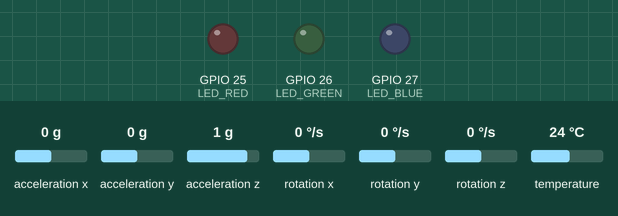
Recording of a sketch running on a simulated ESP32. On the bench: output pins drawn as LEDs (lit = HIGH). Dashed ring = blinking. Inputs (shaded band) come from the test bench; at power-on: acceleration x 0 g, rotation x 0 °/s, acceleration y 0 g, acceleration z 1 g, rotation y 0 °/s, rotation z 0 °/s, temperature 24 °C. Random numbers use the default seed unless the sketch sets one; what the sketch prints to the serial monitor is not drawn.

Above: at 2.8 s.
2.9 s: acceleration x set to -1.1 g
At 4.34 s:
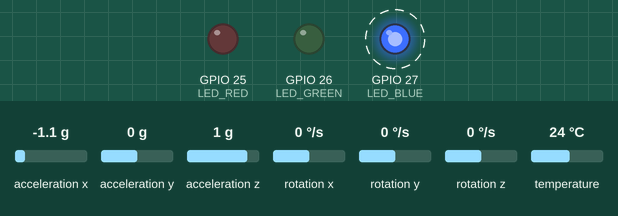
5.9 s: acceleration x set to -1.4 g
At 8.8 s:
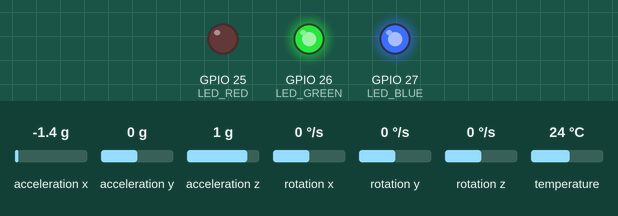
8.9 s: rotation x set to -110 °/s
11.9 s: rotation x set to -120 °/s
14.9 s: rotation x set to -104 °/s
At 18.8 s:
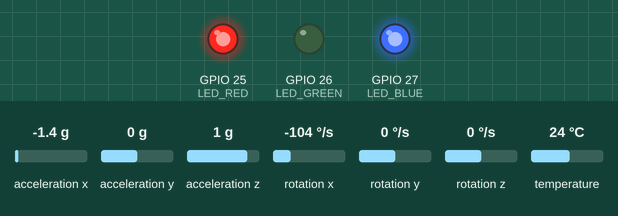
Timing chart, 0 to 25.4 s (numbered marks = the images above; inputs shaded):
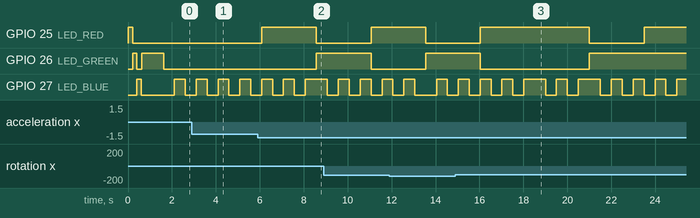

The sketch:

sketch.ino
```cpp
// ============================================
// TinyML Gesture Recognition - Wokwi Demo
// Hardware: ESP32 + MPU6050 IMU
// ============================================

#include <Wire.h>
#include <Adafruit_MPU6050.h>
#include <Adafruit_Sensor.h>

// For real deployment, include:
// #include <TensorFlowLite_ESP32.h>
// #include "model.h"

Adafruit_MPU6050 mpu;

// Configuration
#define SAMPLE_RATE_HZ 50
#define WINDOW_SIZE 100
#define NUM_AXES 6  // Ax, Ay, Az, Gx, Gy, Gz

// LED pins for gesture indication
#define LED_RED 25
#define LED_GREEN 26
#define LED_BLUE 27

// Data buffer
float sensorBuffer[WINDOW_SIZE][NUM_AXES];
int bufferIndex = 0;
bool bufferFull = false;

// Gesture labels
const char* gestures[] = {
  "GRASP", "RELEASE", "SLIDE_DOWN", "SLIDE_LEFT",
  "SLIDE_RIGHT", "SLIDE_UP", "STATIC", "NONE"
};

// ============================================
// Setup
// ============================================
void setup() {
  Serial.begin(115200);
  while (!Serial) delay(10);

  Serial.println("================================");
  Serial.println("TinyML Gesture Recognition");
  Serial.println("Edge Impulse Deployment");
  Serial.println("================================");

  // Initialize LEDs
  pinMode(LED_RED, OUTPUT);
  pinMode(LED_GREEN, OUTPUT);
  pinMode(LED_BLUE, OUTPUT);

  // LED startup sequence
  digitalWrite(LED_RED, HIGH);
  delay(200);
  digitalWrite(LED_RED, LOW);
  digitalWrite(LED_GREEN, HIGH);
  delay(200);
  digitalWrite(LED_GREEN, LOW);
  digitalWrite(LED_BLUE, HIGH);
  delay(200);
  digitalWrite(LED_BLUE, LOW);

  // Initialize IMU
  if (!mpu.begin()) {
    Serial.println("Failed to find MPU6050 chip");
    while (1) {
      digitalWrite(LED_RED, !digitalRead(LED_RED));
      delay(100);
    }
  }

  Serial.println("MPU6050 Found!");

  // Configure IMU
  mpu.setAccelerometerRange(MPU6050_RANGE_8_G);
  mpu.setGyroRange(MPU6050_RANGE_500_DEG);
  mpu.setFilterBandwidth(MPU6050_BAND_21_HZ);

  Serial.println("\nConfiguration:");
  Serial.println("  Sample Rate: 50 Hz");
  Serial.println("  Window Size: 100 samples (2 seconds)");
  Serial.println("  Features: 6 axes (Ax, Ay, Az, Gx, Gy, Gz)");
  Serial.println("  Model: 234 spectral features → 8 gestures");
  Serial.println("\nStarting data collection...\n");

  digitalWrite(LED_GREEN, HIGH);
  delay(1000);
  digitalWrite(LED_GREEN, LOW);
}

// ============================================
// Main Loop
// ============================================
void loop() {
  static unsigned long lastSample = 0;
  unsigned long now = millis();

  // Sample at 50 Hz (every 20ms)
  if (now - lastSample >= 20) {
    lastSample = now;

    // Read IMU data
    sensors_event_t accel, gyro, temp;
    mpu.getEvent(&accel, &gyro, &temp);

    // Store in buffer
    sensorBuffer[bufferIndex][0] = accel.acceleration.x;
    sensorBuffer[bufferIndex][1] = accel.acceleration.y;
    sensorBuffer[bufferIndex][2] = accel.acceleration.z;
    sensorBuffer[bufferIndex][3] = gyro.gyro.x;
    sensorBuffer[bufferIndex][4] = gyro.gyro.y;
    sensorBuffer[bufferIndex][5] = gyro.gyro.z;

    bufferIndex++;

    // When buffer is full, run inference
    if (bufferIndex >= WINDOW_SIZE) {
      bufferIndex = 0;
      bufferFull = true;

      runInference();
    }

    // Visual feedback - blink during data collection
    if (bufferIndex % 25 == 0) {
      digitalWrite(LED_BLUE, !digitalRead(LED_BLUE));
    }
  }
}

// ============================================
// Inference (Simulated for Wokwi)
// ============================================
void runInference() {
  Serial.println("------------------------");
  Serial.println("Running Inference...");

  // In real deployment, this would:
  // 1. Extract spectral features using FFT
  // 2. Quantize to int8
  // 3. Run TFLite model
  // 4. Get prediction

  // For demo: simulate gesture detection
  int predictedClass = simulateGestureDetection();
  float confidence = 0.85 + random(0, 15) / 100.0;

  // Display result
  Serial.print("Gesture: ");
  Serial.print(gestures[predictedClass]);
  Serial.print(" (");
  Serial.print(confidence * 100, 1);
  Serial.println("%)");

  // Visual feedback
  indicateGesture(predictedClass);

  Serial.println("------------------------\n");
}

// ============================================
// Simulate Gesture Detection
// ============================================
int simulateGestureDetection() {
  // Analyze motion characteristics
  float accelMagnitude = 0;
  float gyroMagnitude = 0;

  for (int i = 0; i < WINDOW_SIZE; i++) {
    accelMagnitude += sqrt(
      sensorBuffer[i][0] * sensorBuffer[i][0] +
      sensorBuffer[i][1] * sensorBuffer[i][1] +
      sensorBuffer[i][2] * sensorBuffer[i][2]
    );

    gyroMagnitude += sqrt(
      sensorBuffer[i][3] * sensorBuffer[i][3] +
      sensorBuffer[i][4] * sensorBuffer[i][4] +
      sensorBuffer[i][5] * sensorBuffer[i][5]
    );
  }

  accelMagnitude /= WINDOW_SIZE;
  gyroMagnitude /= WINDOW_SIZE;

  // Simple heuristic for demo
  if (accelMagnitude < 10.0 && gyroMagnitude < 0.5) {
    return 6; // STATIC
  } else if (gyroMagnitude > 2.0) {
    return random(0, 2); // GRASP or RELEASE
  } else if (accelMagnitude > 12.0) {
    return random(2, 6); // SLIDE gestures
  }

  return 6; // Default to STATIC
}

// ============================================
// LED Indication
// ============================================
void indicateGesture(int gestureClass) {
  // Turn off all LEDs
  digitalWrite(LED_RED, LOW);
  digitalWrite(LED_GREEN, LOW);
  digitalWrite(LED_BLUE, LOW);

  // Light up based on gesture
  switch(gestureClass) {
    case 0: // GRASP
      digitalWrite(LED_GREEN, HIGH);
      break;
    case 1: // RELEASE
      digitalWrite(LED_BLUE, HIGH);
      break;
    case 2: // SLIDE_DOWN
      digitalWrite(LED_RED, HIGH);
      break;
    case 3: // SLIDE_LEFT
      digitalWrite(LED_RED, HIGH);
      digitalWrite(LED_BLUE, HIGH);
      break;
    case 4: // SLIDE_RIGHT
      digitalWrite(LED_GREEN, HIGH);
      digitalWrite(LED_BLUE, HIGH);
      break;
    case 5: // SLIDE_UP
      digitalWrite(LED_GREEN, HIGH);
      digitalWrite(LED_RED, HIGH);
      break;
    case 6: // STATIC
      // All off
      break;
    default:
      // Blink all
      for(int i = 0; i < 3; i++) {
        digitalWrite(LED_RED, HIGH);
        digitalWrite(LED_GREEN, HIGH);
        digitalWrite(LED_BLUE, HIGH);
        delay(100);
        digitalWrite(LED_RED, LOW);
        digitalWrite(LED_GREEN, LOW);
        digitalWrite(LED_BLUE, LOW);
        delay(100);
      }
  }

  delay(500);
}
```

Measured:
- the behaviour switches between -1.2 and -1.3 g on acceleration x (found by bisection; images 1 and 2)
- after the input at 14.9 s, GPIO 25 (LED_RED): LOW → HIGH after 1.1 s, → LOW 5.0 s later, → HIGH 2.5 s later
